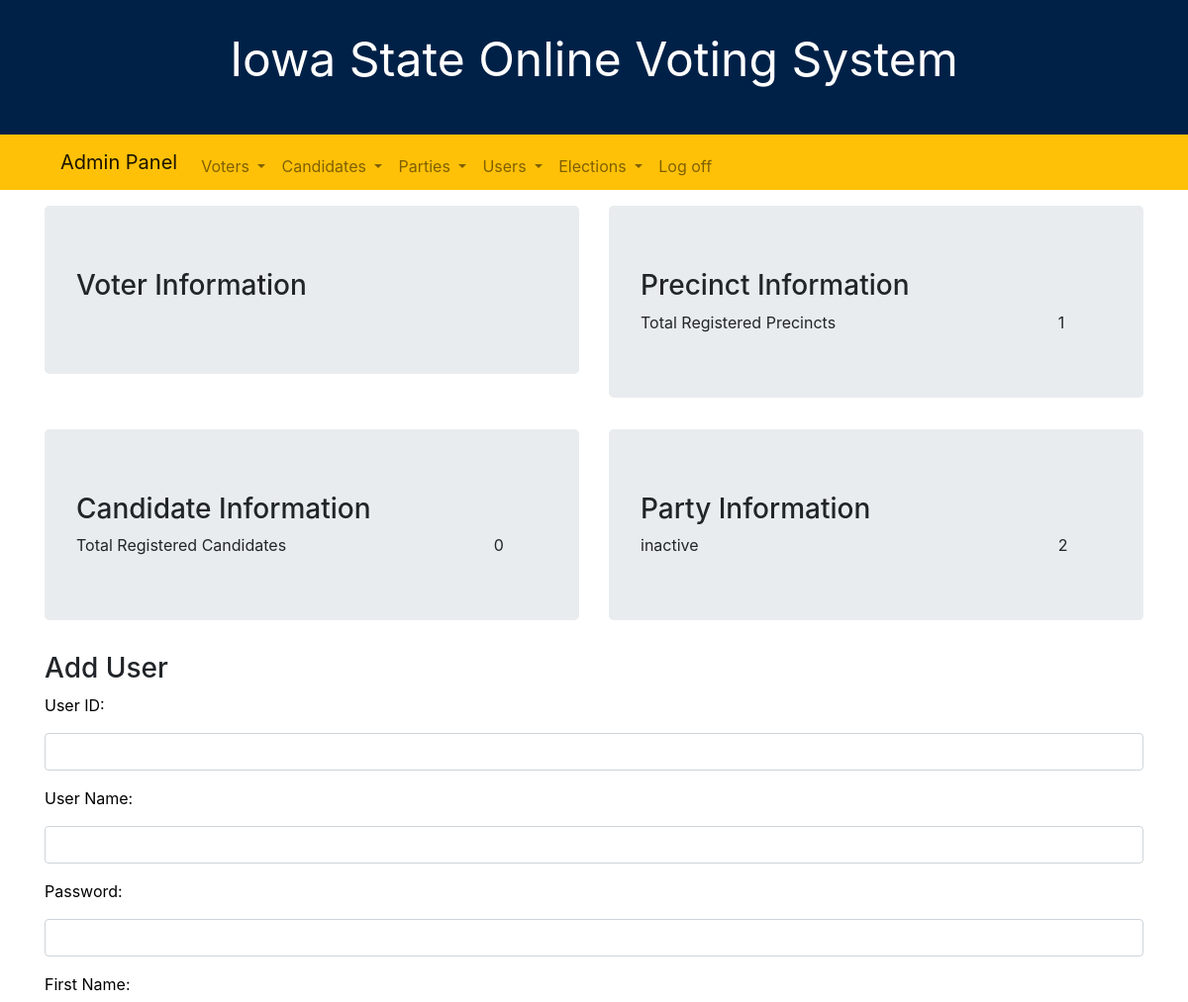
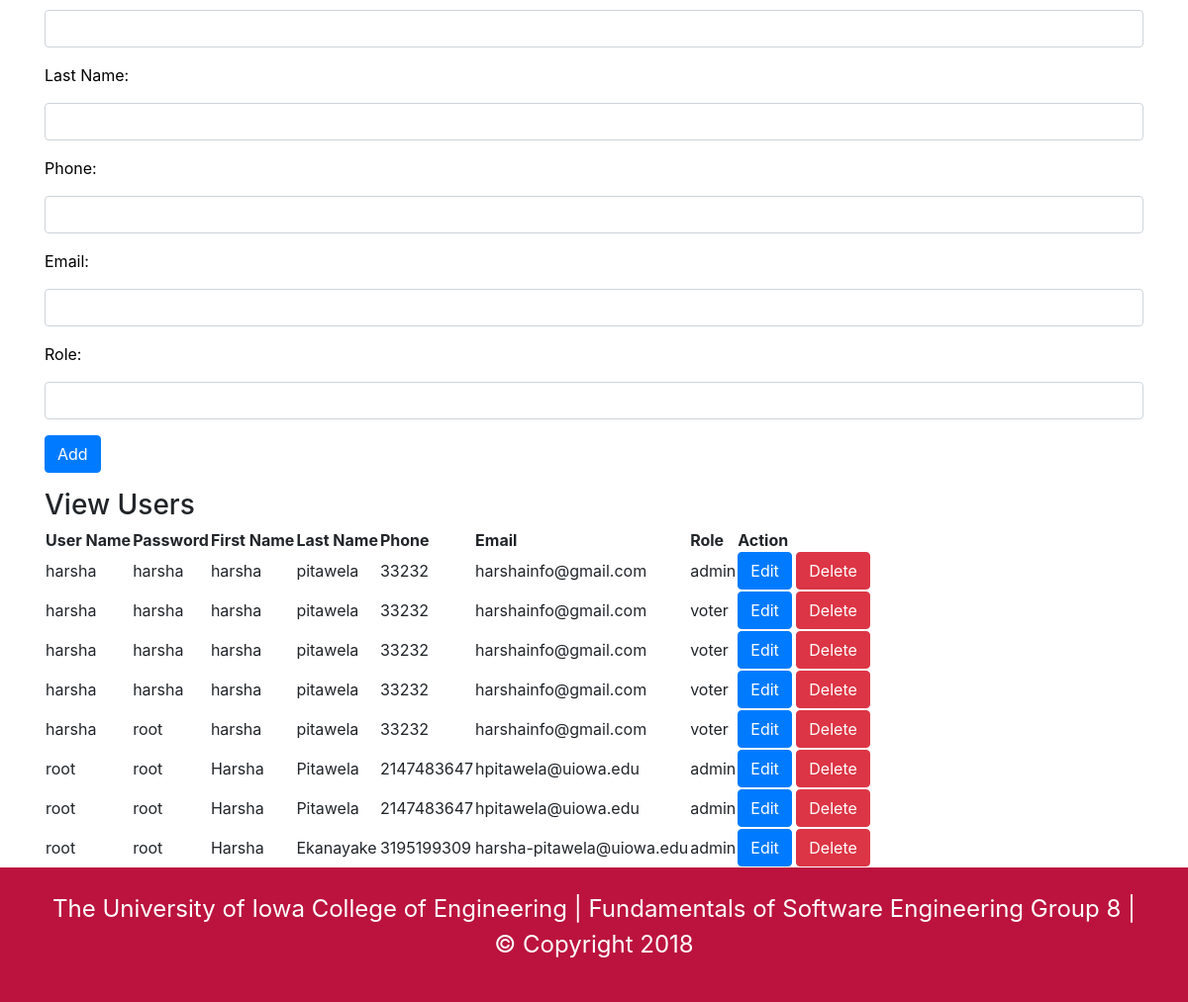
The app's page /Website/admin_1.php with its own data (2 pictures, top to bottom).
### tables this page shows
CREATE TABLE `user` (
  `user_id` int(11) NOT NULL,
  `username` varchar(20) NOT NULL,
  `password` varchar(20) NOT NULL,
  `first_name` varchar(20) NOT NULL,
  `last_name` varchar(20) NOT NULL,
  `phone` bigint(10) NOT NULL,
  `email` varchar(30) NOT NULL,
  `role` varchar(10) NOT NULL
);

### Website/admin_1.php (the view, shortened to what this page needs)
<!DOCTYPE php>
<html lang="en">
<head>
    <link rel="stylesheet" href="https://maxcdn.bootstrapcdn.com/bootstrap/4.0.0/css/bootstrap.min.css">
    <link rel="stylesheet" type="text/css" href="css/common.css">
    <link rel="stylesheet" type="text/css"  src="https://cdn.datatables.net/1.10.16/css/jquery.dataTables.min.css">
    <link rel="stylesheet" type="text/css" href="https://cdn.datatables.net/v/dt/dt-1.10.16/datatables.min.css"/>
    </head>
    <body>
        <div class="container-fluid">
            <div class="row" id="page-header">
                <div class="container">
                    <p>Iowa State Online Voting System</p>
                </div>
            </div>
            <div class="row bg-warning" id="menu-bar">
                <div class="container">
                   <nav class="navbar navbar-expand-sm bg-warning navbar-light">
                      <a class="navbar-brand" href="#">Admin Panel</a>
                      <ul class="navbar-nav">
                      <li class="nav-item dropdown">
                          <a class="nav-link dropdown-toggle" href="#" id="navbardrop" data-toggle="dropdown">
                            Voters
                        </a>
                    </li>
                    <li class="nav-item dropdown">
                      <a class="nav-link dropdown-toggle" href="#" id="navbardrop" data-toggle="dropdown">
                      Candidates
                  </a>
                  </li>
                  <li class="nav-item dropdown">
                      <a class="nav-link dropdown-toggle" href="#" id="navbardrop" data-toggle="dropdown">
                      Parties
                  </a>
                  </li>
                  <li class="nav-item dropdown">
                        <a class="nav-link dropdown-toggle" href="#" id="navbardrop" data-toggle="dropdown">
                      Users
                  </a>
                  </li>
                  <li class="nav-item dropdown">
                      <a class="nav-link dropdown-toggle" href="#" id="navbardrop" data-toggle="dropdown">
                      Elections
                  </a>
                  </li>
                 <li class="nav-item">
                          <a class="nav-link float-right" href="#">Log off</a>
                      </li>
              </ul>
          </nav>
      </div>
  </div>
    <div class="row" >
        <div class="container" id="page-content">
            <div class="row"  id="admin-panel">
                <div class="container">
                    <div class="row"">
                        <div class="col-md 6">
                            <div class="jumbotron">
                                 <h3>Voter Information</h3>
                             </div>
                         </div>
                        <div class="col-md 6">
                            <div class="jumbotron">
                                <h3>Precinct Information</h3>
                                 <?php
                                require_once 'php/dbcon.php';
                            $query = "SELECT COUNT(prec_id) AS TOTAL FROM precinct";
                            $result = $DBcon->query($query);
                            if ($result->rowCount() > 0) {
                                foreach($result as $row) {
                            ?>
                                <div class="row">
                                    <div class="col-md-10">Total Registered Precincts
                                    </div>
                                    <div class="col-md-2"><?=$row["TOTAL"]?>
                                    </div>
                                </div>
                                <?php
                            }
                        }
                                ?>
                            </div>
                        </div>
                    </div>
                    <div class="row">
                    <div class="col-md 6">
                        <div class="jumbotron">
                            <h3>Candidate Information</h3>
                            <?php
                            require_once 'php/dbcon.php';
                        $query = "SELECT COUNT(cand_id) AS TOTAL FROM candidate";
                        $result = $DBcon->query($query);
                        if ($result->rowCount() > 0) {
                            foreach($result as $row) {
                        ?>
                            <div class="row">
                                <div class="col-md-10">Total Registered Candidates
                                </div>
                                <div class="col-md-2"><?=$row["TOTAL"]?>
                                </div>
                            </div>
                            <?php
                        }
                    }
                            ?>
                        </div>
                    </div>
                    <div class="col-md 6">
                        <div class="jumbotron">
                            <h3>Party Information</h3>
                            <?php
                            require_once 'php/dbcon.php';
                        $query = "SELECT status, COUNT(party_id) AS TOTAL FROM party p GROUP BY status ORDER BY status";
                        $result = $DBcon->query($query);
                        if ($result->rowCount() > 0) {
                            foreach($result as $row) {
                        ?>
                            <div class="row">
                                <div class="col-md-10"><?=$row["status"]?>
                                </div>
                                <div class="col-md-2"><?=$row["TOTAL"]?>
                                </div>
                            </div>
                            <?php
                        }
                    }
                    ?>
                        </div>
                    </div>
                    </div>
                </div>
            </div>
            <div class="row" id="add-user-form">
                <div class="container">
                    <h3>Add User</h3>
                    <form action="/action_page.php">
                      <div class="form-group">
                        <label for="User_name">User ID:</label>
                        <input type="text" class="form-control" name="user_name">
                      </div>
                      <div class="form-group">
                        <label for="date_created">User Name:</label>
                        <input type="text" class="form-control" name="date_created">
                      </div>
                      <div class="form-group">
                        <label for="date_created">Password:</label>
                        <input type="text" class="form-control" name="date_created">
                      </div>
                        <div class="form-group">
                        <label for="date_created">First Name:</label>
                        <input type="text" class="form-control" name="date_created">
                      </div>
                        <div class="form-group">
                        <label for="date_created">Last Name:</label>
                        <input type="text" class="form-control" name="date_created">
                      </div>
                        <div class="form-group">
                        <label for="date_created">Phone:</label>
                        <input type="tel" class="form-control" name="date_created">
                      </div>
                        <div class="form-group">
                        <label for="date_created">Email:</label>
                        <input type="email" class="form-control" name="date_created">
                      </div>
                        <div class="form-group">
                        <label for="date_created">Role:</label>
                        <input type="text" class="form-control" name="date_created">
                      </div>
                      <button type="submit" class="btn btn-primary">Add</button>
                    </form>
                </div>
            </div>
            <div class="row" id="view-users-table">
                <div class="container">
                    <h3>View <span>Users</span></h3>
            <table id="usersTable" class="display">
                <thead>
                    <tr>
                        <th>User Name</th>
                        <th>Password</th>
                        <th>First Name</th>
                        <th>Last Name</th>
                        <th>Phone</th>
                        <th>Email</th>
                        <th>Role</th>
                        <th>Action</th>
                    </tr>
                </thead>
                <tbody id="partiesTableBody">
                    <?php
                    require_once 'php/dbcon.php';
                    $query = "SELECT * FROM user";
                    $result = $DBcon->query($query);
                    if ($result->rowCount() > 0) {
                        foreach($result as $row) {
                            ?>
                            <tr>
                                <td><?=$row["username"]?></td>
                                <td><?=$row["password"]?></td>
                                <td><?=$row["first_name"]?></td>
                                <td><?=$row["last_name"]?></td>
                                <td><?=$row["phone"]?></td>
                                <td><?=$row["email"]?></td>
                                <td><?=$row["role"]?></td>
                                <td><button type="button" class="btn btn-primary" id="edi<?php echo $row["party_id"] ?>" onclick="buttonEditUserAction(this.id)">Edit</button>
                                    <button type="button" class="btn btn-danger" id="del<?php echo $row["party_id"] ?>" onclick="buttonDeleteUserAction(this.id)">Delete</button>
                                </tr>
                                <?php
                            }
                        } else {
                            echo "0 results";
                        }
                        ?>
                    </tbody>
                </table>
                </div>
            </div>
        </div>
    </div>
    <div class="row" id="page-footer">
      <div class="container">
        <p>The University of Iowa College of Engineering | Fundamentals of Software Engineering Group 8 | © Copyright 2018</p>
    </div>
</div>
</div>
</body>
</html>

### Website/Css/common.css (style rules this page uses)
#page-header { background-color:#002147; color: #FFFFFF; height: auto; font-size: 3em; padding-top: .5em; padding-bottom: .5em; text-align: center; }
#login_form p, label, a:link, a:hover, a:visited, a:active, .form-check-input, a { color: #006dcc; height: 2em; }
#page-content { align-items: center; margin-top: 1em; position: relative; width: 100%; }
#page-content label { color: #000000; }
#page-footer { font-size:1.5em; z-index:0; background-color:#BB133E; color: #FFFFFF; position:relative; top: 0; float: bottom; padding-top: 1em; padding-bottom: 1em; text-align: center; }

### records on screen
user: username "harsha", password "harsha", first_name "harsha", last_name "pitawela", phone "33232", email "harshainfo@gmail.com", role "admin"
user: username "harsha", password "harsha", first_name "harsha", last_name "pitawela", phone "33232", email "harshainfo@gmail.com", role "voter"
user: username "harsha", password "harsha", first_name "harsha", last_name "pitawela", phone "33232", email "harshainfo@gmail.com", role "voter"
user: username "harsha", password "harsha", first_name "harsha", last_name "pitawela", phone "33232", email "harshainfo@gmail.com", role "voter"
user: username "harsha", password "root", first_name "harsha", last_name "pitawela", phone "33232", email "harshainfo@gmail.com", role "voter"
user: username "root", password "root", first_name "Harsha", last_name "Pitawela", phone "2147483647", email "hpitawela@uiowa.edu", role "admin"
user: username "root", password "root", first_name "Harsha", last_name "Pitawela", phone "2147483647", email "hpitawela@uiowa.edu", role "admin"
user: username "root", password "root", first_name "Harsha", last_name "Ekanayake", phone "3195199309", email "harsha-pitawela@uiowa.edu", role "admin"

### other values on screen
$row["TOTAL"] "1"
$row["TOTAL"] "0"
$row["status"] "inactive"
$row["TOTAL"] "2"
